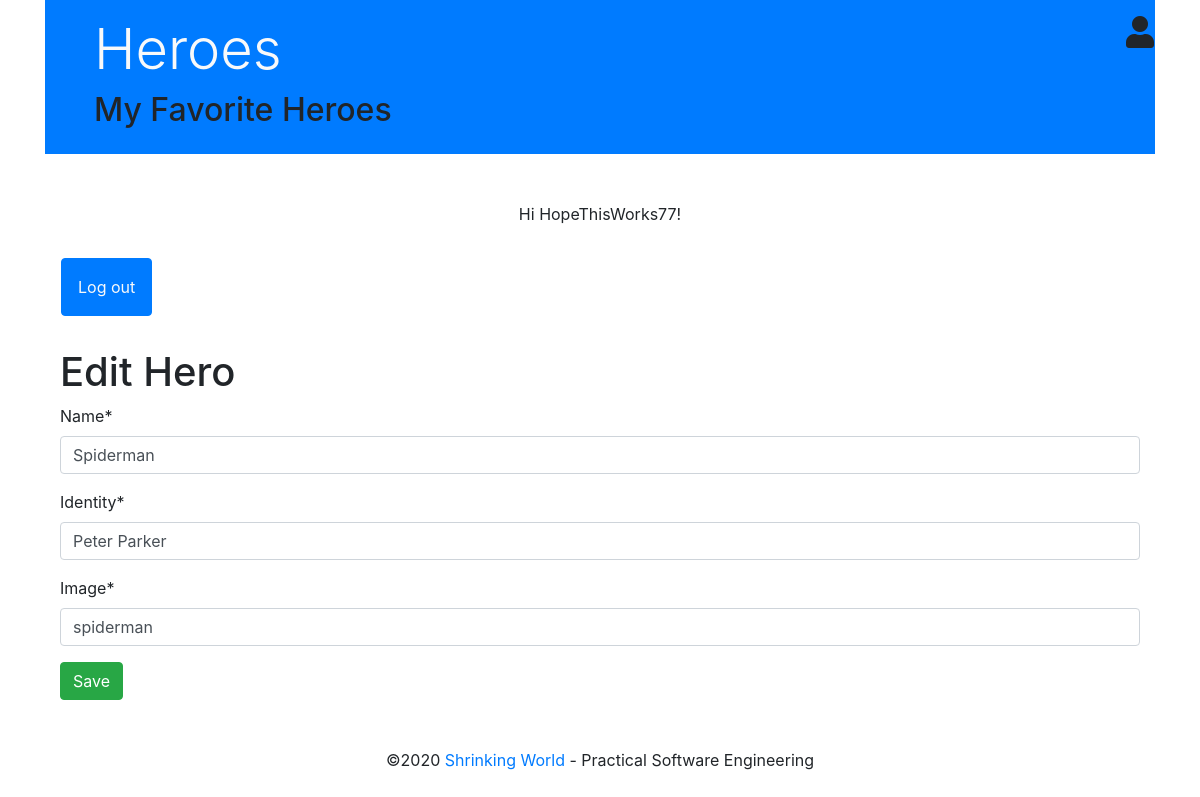
Before: /11/ (signed in) with the older database file.
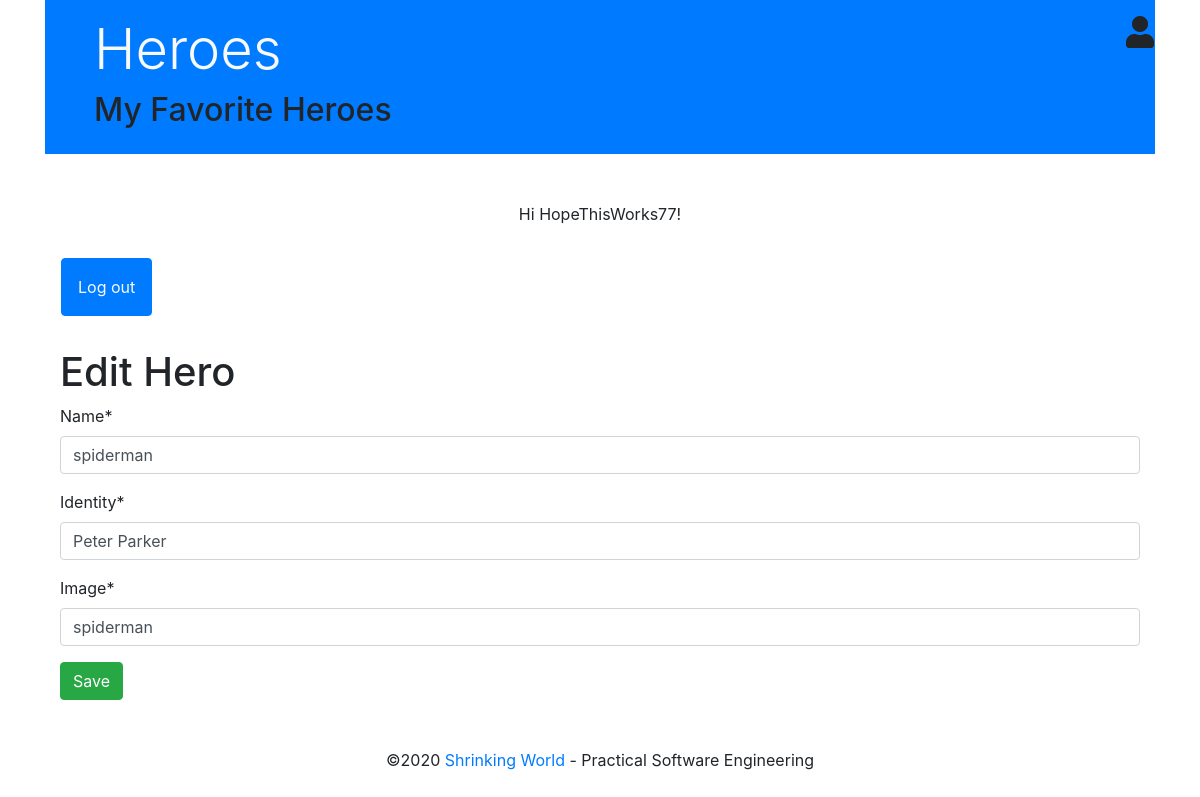
After: the same page with the newer database file.
### hero/models.py (models this page shows, shortened)
class Superhero(models.Model):
    name = models.CharField(max_length=20)
    identity = models.CharField(max_length=20)
    image = models.CharField(max_length=200, null=True)

### hero/views.py (the view, shortened to what this page needs)
# urls.py: path('<int:pk>/', HeroEditView.as_view(), name='hero_edit'),
class HeroEditView(LoginRequiredMixin, UpdateView):
    template_name = 'hero_edit.html'
    model = Superhero
    fields = '__all__'

### templates/hero_edit.html
{% extends 'page_theme.html' %}
{% load crispy_forms_tags %}
{% block main %}
  <div class="container">
    <h1>Edit Hero</h1>
    <form action="" method="post">{% csrf_token %}
        {{ form|crispy }}
        <button class="btn btn-success" type="submit">Save</button>
    </form>
   </div>
{% endblock main %}

Changed rows visible on the page:
changed Superhero "spiderman": name "Spiderman" → "spiderman"
